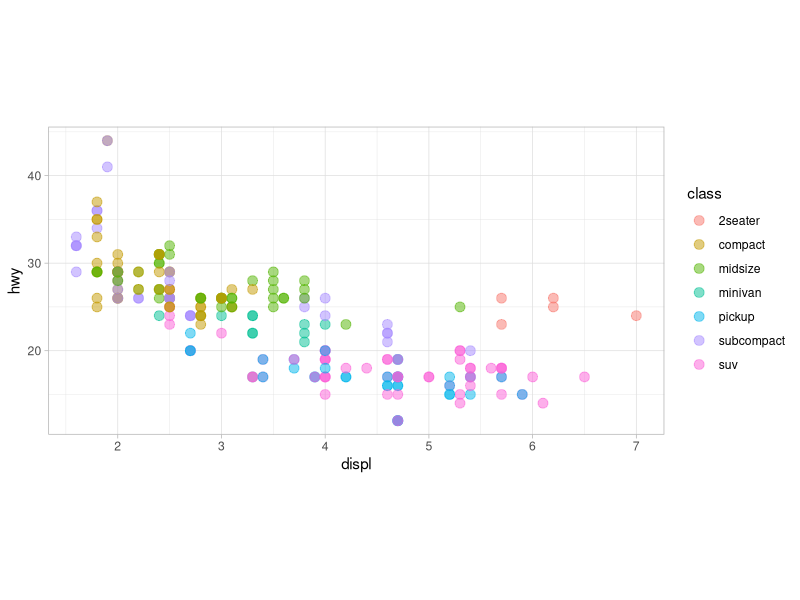
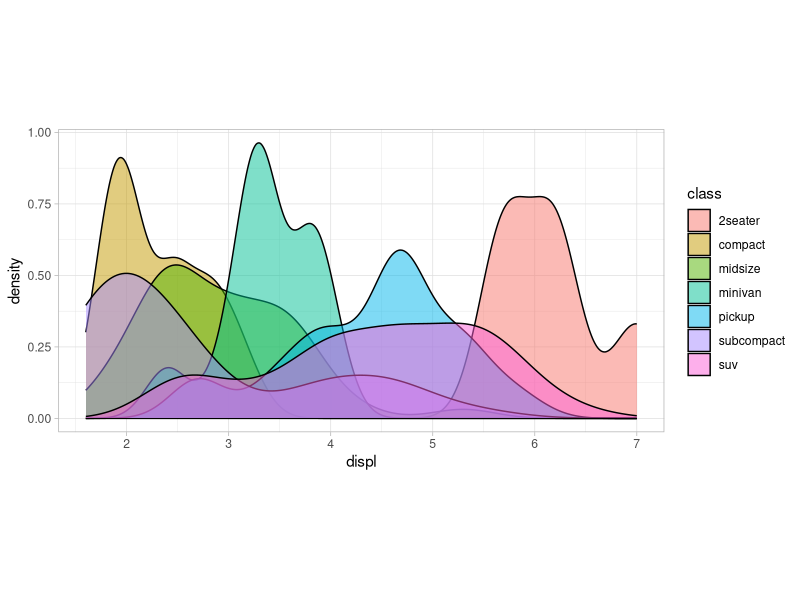
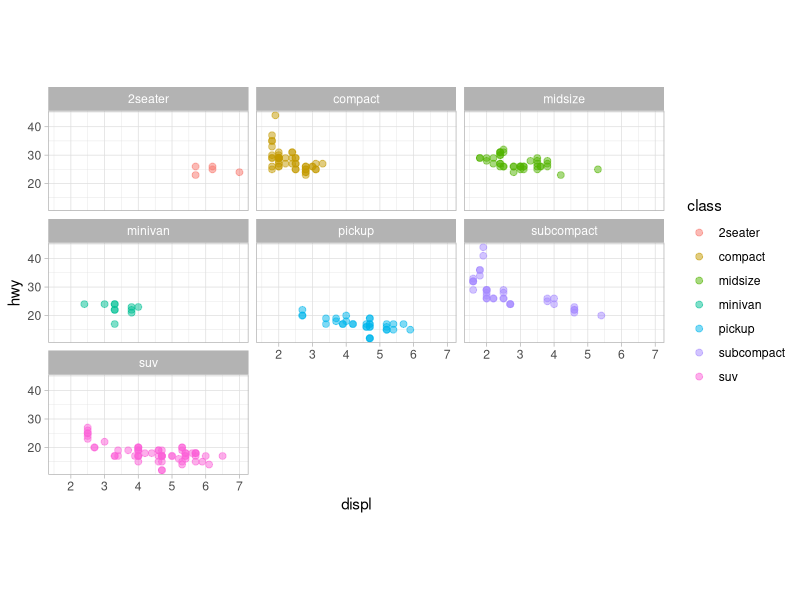
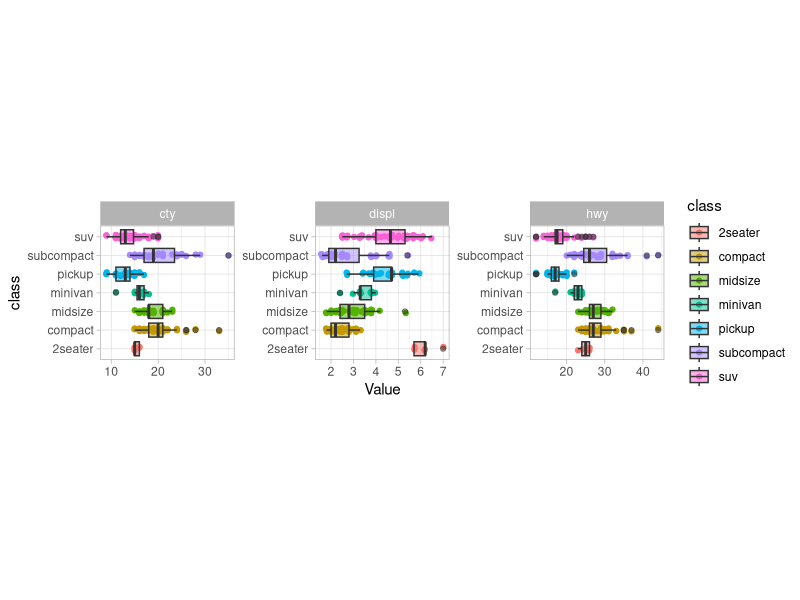
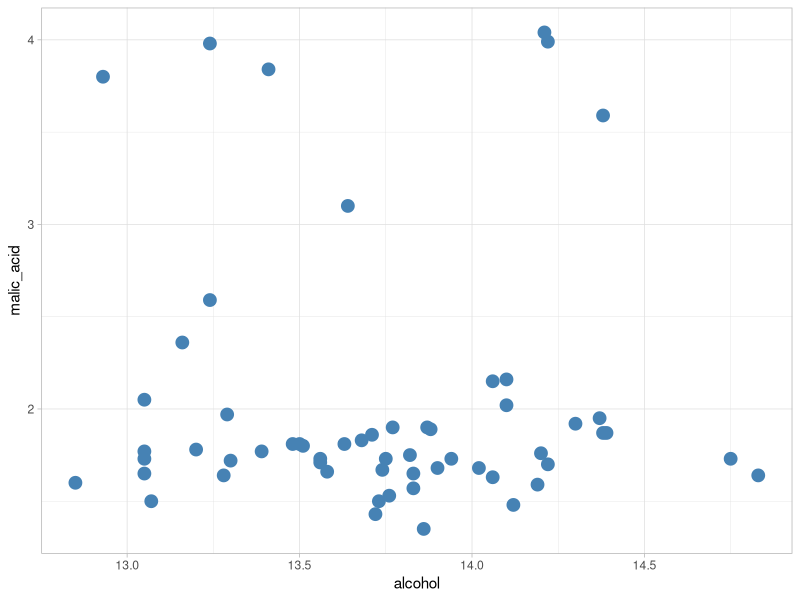
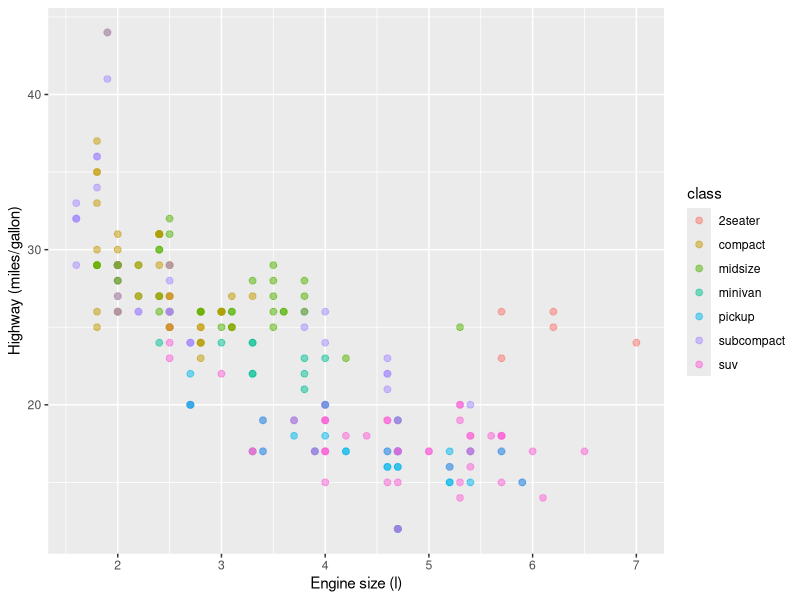

These figures' R source, in order:
## ---- chunk 1
knitr::opts_chunk$set(echo = FALSE)
## ---- chunk 2
## create
myvector <- c(1,2,3,4)
mymatrix <- matrix(seq(1,9), ncol = 3)
mydataframe <- data.frame("col1" = 1:3, 
                          "col2" = c("one","two","three"))
mylist <- list("hey" = seq(1:30), "today" = "monday")

## show
mymatrix

mydataframe
## ---- chunk 3
myfactor <- factor(rep(c("treated","ctrl"), each = 3))
myfactor
## ---- chunk 4
## load the library
library(tidyverse)
## load the data
data(mpg)
## show their header, first 5 lines
head(mpg,5)
## ---- chunk 5
## this function gives a convenient summary of the data
summary(mpg)
## ---- chunk 6
ggplot(data = mpg) + 
  geom_point(mapping = aes(x = displ, y = hwy, col = class), size = 3, alpha = 0.5) +
  theme_light() +
  theme(aspect.ratio = 0.5)
## ---- chunk 7
ggplot(data = mpg) + 
  geom_density(mapping = aes(x = displ, fill = class), alpha = 0.5) +
  theme_light() +
  theme(aspect.ratio = 0.5)
## ---- chunk 8
## group specific subplots
ggplot(data = mpg) + 
  geom_point(mapping = aes(x = displ, y = hwy, col = class), 
             alpha = 0.5, size = 2) +
  facet_wrap(~class) + 
  theme_light() +
  theme(aspect.ratio = 0.5)
## ---- chunk 9
mpglong <- gather(mpg, 
                  key = "Property",
                  value = "Value",
                  displ,cty,hwy)

ggplot(mpglong) + 
  geom_jitter(aes(x = class, y = Value, col = class), width = 0.1) + 
  geom_boxplot(aes(x = class, y = Value, fill = class), alpha = 0.5) + 
  facet_wrap(~Property, scales = "free") + 
  coord_flip() + 
  theme_light() + 
  theme(aspect.ratio = 1)
## ---- chunk 10
## you get it with 
data(iris)
## visualize data
head(iris,5)
## ---- chunk 11
library(readr)
## here the data are in a csv called "wines.csv"
wines <- read_csv("data/wines.csv")

head(wines,5)
## ---- chunk 12

wines %>% 
  filter(class == "Barolo") %>%       ## get only the Barolos
  ggplot() +                          ## the data comes from the pipe!
  geom_point(mapping = aes(x = alcohol, y = malic_acid), 
             col = "steelblue", size = 4) + 
  theme_light()

## ---- chunk 13
ggplot(data = mpg) + 
  geom_point(mapping = aes(x = displ, y = hwy, col = class), 
             alpha = 0.5, size = 2) +
  ylab("Highway (miles/gallon)") + xlab("Engine size (l)")   

# other additions xlim(...),ylim(...), scale_x_log10(...), scale_x_reverse(...)
